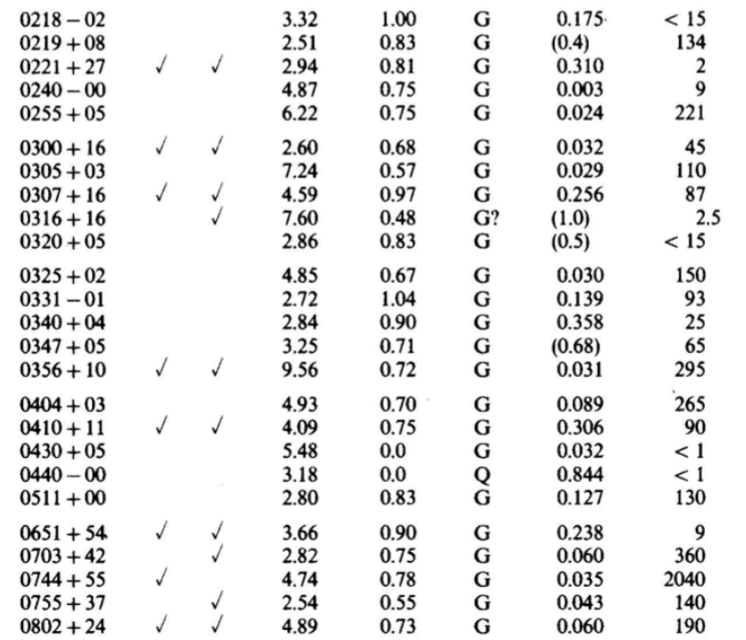
#> input picture KapahiData/image2.png, 746 x 640 px, found by its file name
$ jupyter execute --allow-errors Kapahi.ipynb
#> lines starting #> are read from the running program, lines starting #| are printed output that depends on the picture
# V. K. Kapahi

[cell 1]
import pytesseract
from PIL import Image, ImageEnhance, ImageFilter
import pandas as pd
import re

def preprocess_image(image_path):
    """Preprocess the image for better OCR accuracy."""
    image = Image.open(image_path)
#> image is the input picture: PIL image 746x640 RGBA; mean R, G, B, A 236.5, 236.5, 236.5, 255
    image = image.convert("L")  # Convert to grayscale
#> image: PIL image 746x640 L
    image = image.filter(ImageFilter.SHARPEN)  # Sharpen the image
    enhancer = ImageEnhance.Contrast(image)
    image = enhancer.enhance(2)  # Enhance contrast
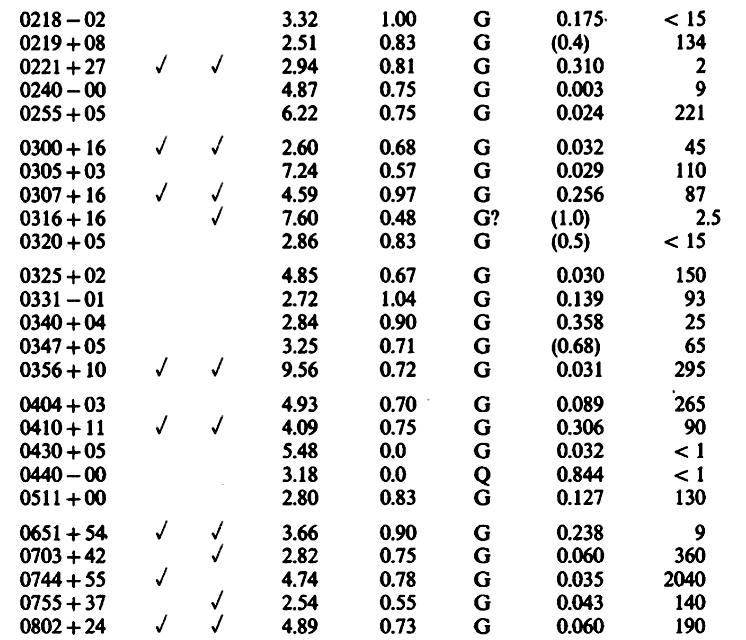
#> image: PIL image 746x640 L; min 0, max 255, mean 231
    return image

def ocr_tables_to_dataframe(image_paths):
    rows = []

    for image_path in image_paths:
        # Preprocess image
        image = preprocess_image(image_path)
        # OCR the image with specific parameters for tables
        ocr_text = pytesseract.image_to_string(image, config="--psm 6")

        print(f"OCR Text from {image_path}:")  # Debug: Print raw OCR text
        print(ocr_text)

        # Process each line of the OCR text
        for line in ocr_text.splitlines():
            print(f"Processing line: {line}")  # Debug: Print each line being processed
            # Regex to parse table rows (Source, Redshift, Angular Size, etc.)
            match = re.match(r"([\w+\-]+)\s+[\d\.]+\s+[\d\.]+\s+(G|Q)\s+([\d\.\(\)]+)\s+<?\s?([\d\.]+)", line)
            if match:
                try:
                    source = match.group(1)
                    id_type = match.group(2)  # G for Galaxy, Q for Quasar
                    redshift = float(match.group(3).replace("(", "").replace(")", ""))
                    angular_size = float(match.group(4).replace("<", "").replace(">", ""))
                    rows.append({"Source": source, "ID": id_type, "Redshift": redshift, "Angular_Size": angular_size})
                except (ValueError, AttributeError):
                    print(f"Skipping line due to error: {line}")  # Log problematic lines
                    continue

    # Create a DataFrame from the parsed rows
    return pd.DataFrame(rows)


# Paths to the image files
# Extract text from each image
image_paths = [
        # "/mnt/sda1/Dropbox/AAA_Papers_2022_Folder/AAA_CMB_HU_latest_to_git/KapahiData/image1.png",
        "/mnt/sda1/Dropbox/AAA_Papers_2022_Folder/AAA_CMB_HU_latest_to_git/KapahiData/image2.png",
        # "/mnt/sda1/Dropbox/AAA_Papers_2022_Folder/AAA_CMB_HU_latest_to_git/KapahiData/image3.png",
        # "/mnt/sda1/Dropbox/AAA_Papers_2022_Folder/AAA_CMB_HU_latest_to_git/KapahiData/image4.png",
        # "/mnt/sda1/Dropbox/AAA_Papers_2022_Folder/AAA_CMB_HU_latest_to_git/KapahiData/image5.png",
        # "/mnt/sda1/Dropbox/AAA_Papers_2022_Folder/AAA_CMB_HU_latest_to_git/KapahiData/image6.png",
        # "/mnt/sda1/Dropbox/AAA_Papers_2022_Folder/AAA_CMB_HU_latest_to_git/KapahiData/image7.png",
        # "/mnt/sda1/Dropbox/AAA_Papers_2022_Folder/AAA_CMB_HU_latest_to_git/KapahiData/image8.png",
]

# Create the DataFrame by processing the images
#> (the rest of this cell did not finish here and is left out)

[cell 2]
import pytesseract
from PIL import Image, ImageEnhance, ImageFilter
import pandas as pd


# [21 lines left out: functions preprocess_image, parse_fixed_length_columns, not called in this run]

def ocr_tables_to_dataframe(image_paths):
    rows = []

    for image_path in image_paths:
        # Preprocess image
        image = preprocess_image(image_path)
        # OCR the image with specific parameters for tables
        ocr_text = pytesseract.image_to_string(image, config="--psm 6")

        print(f"OCR Text from {image_path}:")  # Debug: Print raw OCR text
        print(ocr_text)

        # Process each line of the OCR text
        for line in ocr_text.splitlines():
            print(f"Processing line: {line}")  # Debug: Print each line being processed
            parsed_row = parse_fixed_length_columns(line)
            if parsed_row:
                rows.append(parsed_row)

    # Create a DataFrame from the parsed rows
    return pd.DataFrame(rows)

# Paths to the image files
image_paths = [
    # "/mnt/sda1/Dropbox/AAA_Papers_2022_Folder/AAA_CMB_HU_latest_to_git/KapahiData/image1.png",
    # "/mnt/sda1/Dropbox/AAA_Papers_2022_Folder/AAA_CMB_HU_latest_to_git/KapahiData/image2.png",
    # "/mnt/sda1/Dropbox/AAA_Papers_2022_Folder/AAA_CMB_HU_latest_to_git/KapahiData/image3.png",
    # "/mnt/sda1/Dropbox/AAA_Papers_2022_Folder/AAA_CMB_HU_latest_to_git/KapahiData/image4.png",
    # "/mnt/sda1/Dropbox/AAA_Papers_2022_Folder/AAA_CMB_HU_latest_to_git/KapahiData/image5.png",
    # "/mnt/sda1/Dropbox/AAA_Papers_2022_Folder/AAA_CMB_HU_latest_to_git/KapahiData/image6.png",
    # "/mnt/sda1/Dropbox/AAA_Papers_2022_Folder/AAA_CMB_HU_latest_to_git/KapahiData/image7.png",
    # "/mnt/sda1/Dropbox/AAA_Papers_2022_Folder/AAA_CMB_HU_latest_to_git/KapahiData/image8.png"
]

# Create the DataFrame by processing the images
dataframe = ocr_tables_to_dataframe(image_paths)

# Display the first few rows of the DataFrame
print(dataframe.head())

[cell 3]
import pytesseract
from PIL import Image, ImageEnhance, ImageFilter
import pandas as pd
import re

# [24 lines left out: functions preprocess_image, parse_line_with_flexibility, not called in this run]

def ocr_tables_to_dataframe(image_paths):
    rows = []

    for image_path in image_paths:
        # Preprocess image
        image = preprocess_image(image_path)
        # OCR the image with specific parameters for tables
        ocr_text = pytesseract.image_to_string(image, config="--psm 6")

        print(f"OCR Text from {image_path}:")  # Debug: Print raw OCR text
        print(ocr_text)

        # Process each line of the OCR text
        for line in ocr_text.splitlines():
            print(f"Processing line: {line}")  # Debug: Print each line being processed
            parsed_row = parse_line_with_flexibility(line)
            if parsed_row:
                rows.append(parsed_row)

    # Create a DataFrame from the parsed rows
    return pd.DataFrame(rows)

# Paths to the image files
image_paths = [
    # "/mnt/sda1/Dropbox/AAA_Papers_2022_Folder/AAA_CMB_HU_latest_to_git/KapahiData/table3.png",
    # "/mnt/sda1/Dropbox/AAA_Papers_2022_Folder/AAA_CMB_HU_latest_to_git/KapahiData/image1.png",
    # "/mnt/sda1/Dropbox/AAA_Papers_2022_Folder/AAA_CMB_HU_latest_to_git/KapahiData/image2.png",
    # "/mnt/sda1/Dropbox/AAA_Papers_2022_Folder/AAA_CMB_HU_latest_to_git/KapahiData/image3.png",
    # "/mnt/sda1/Dropbox/AAA_Papers_2022_Folder/AAA_CMB_HU_latest_to_git/KapahiData/image4.png",
    # "/mnt/sda1/Dropbox/AAA_Papers_2022_Folder/AAA_CMB_HU_latest_to_git/KapahiData/image5.png",
    # "/mnt/sda1/Dropbox/AAA_Papers_2022_Folder/AAA_CMB_HU_latest_to_git/KapahiData/image6.png",
    # "/mnt/sda1/Dropbox/AAA_Papers_2022_Folder/AAA_CMB_HU_latest_to_git/KapahiData/image7.png",
    # "/mnt/sda1/Dropbox/AAA_Papers_2022_Folder/AAA_CMB_HU_latest_to_git/KapahiData/image8.png"
]

# Create the DataFrame by processing the images
dataframe = ocr_tables_to_dataframe(image_paths)

# Display the first few rows of the DataFrame
print(dataframe)

[cell 4]
import pandas as pd
# Adjust columns and handle potential formatting issues
file_path = "/mnt/sda1/Dropbox/AAA_Papers_2022_Folder/AAA_CMB_HU_latest_to_git/KapahiData/Kapahi.txt"
columns = ["Source", "ID", "Redshift", "Angular_Size"]

# Load the cleaned data into a DataFrame
with open(file_path, 'r') as file:
#> (reads KapahiData/Kapahi.txt from the repository)
    lines = file.readlines()

# Process the lines manually to ensure proper parsing
data = []
for line in lines:
    parts = line.split(" ")
    if len(parts) == 6:  # Ensure the line has the correct number of columns
        data.append({
            "Source": parts[0],
            "Redshift": parts[1].replace("(", "").replace(")", ""),
            "Angular_Size": parts[2].replace("<", "").replace(">", ""),
            "ID": parts[3],
        })

# Create a DataFrame
dataframe = pd.DataFrame(data)

# Filter for galaxies (ID = "G")
# Create a copy of the filtered DataFrame before modifying it
galaxy_data = dataframe[dataframe["ID"] == "G"].copy()

# Convert numerical columns to float for further analysis
galaxy_data["Redshift"] = pd.to_numeric(galaxy_data["Redshift"], errors="coerce")
galaxy_data["Angular_Size"] = pd.to_numeric(galaxy_data["Angular_Size"], errors="coerce")
galaxy_data = galaxy_data[galaxy_data.Redshift <15]

# Display the filtered DataFrame to the user
# Display the DataFrame using pandas
print(galaxy_data)

[cell 5]
import pandas as pd
# Adjust columns and handle potential formatting issues
file_path = "/mnt/sda1/Dropbox/AAA_Papers_2022_Folder/AAA_CMB_HU_latest_to_git/KapahiData/Kapahi_table3.txt"
columns = ["Source", "Angular_Size", "BestAngularSize"]

# Load the cleaned data into a DataFrame
with open(file_path, 'r') as file:
#> (reads KapahiData/Kapahi_table3.txt from the repository)
    lines = file.readlines()

# Process the lines manually to ensure proper parsing
data = []
for line in lines:
    parts = line.split(" ")
    if len(parts) == 3:  # Ensure the line has the correct number of columns
        data.append({
            "Source": parts[0],
            "Angular_Size": parts[1],
            "Best_Angular_Size": parts[2],
        })

# Create a DataFrame
df = pd.DataFrame(data)

# Convert numerical columns to float for further analysis
df["Angular_Size"] = pd.to_numeric(df["Angular_Size"], errors="coerce")
df["Best_Angular_Size"] = pd.to_numeric(df["Best_Angular_Size"], errors="coerce")

# Display the filtered DataFrame to the user
# Display the DataFrame using pandas
print(df)

[cell 6]
galaxy_data.plot("Redshift")
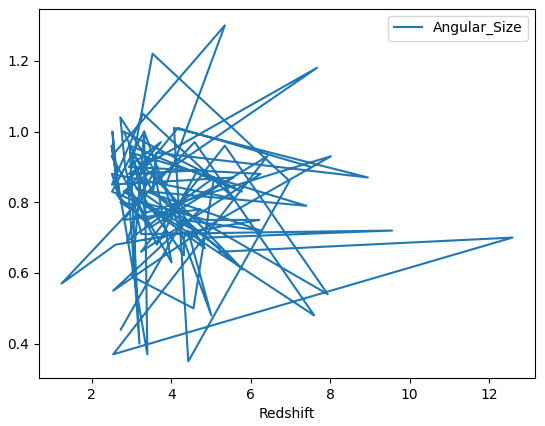
#> figure drawn by matplotlib, 1 panel

[cell 7]
import pandas as pd
import matplotlib.pyplot as plt

# Define a function to extract and organize the data from the tables in the document

# Define a function to bin the data by redshift and calculate medians
def bin_and_calculate_medians(df, bin_size):
    df['Bin'] = (df['Redshift'] / bin_size).astype(int) * bin_size
    grouped = df.groupby('Bin')['Angular_Size'].median()
    return grouped

# Define a function to plot the data
def plot_data(grouped_data):
    plt.figure(figsize=(10, 6))
    plt.plot(grouped_data.index, grouped_data.values, marker='o', linestyle='-', label='Median Angular Size')
    plt.xlabel('Redshift (z)')
    plt.ylabel('Median Angular Size (arcsec)')
    plt.title('Median Angular Size vs. Redshift')
    plt.grid(True)
    plt.legend()
    plt.show()
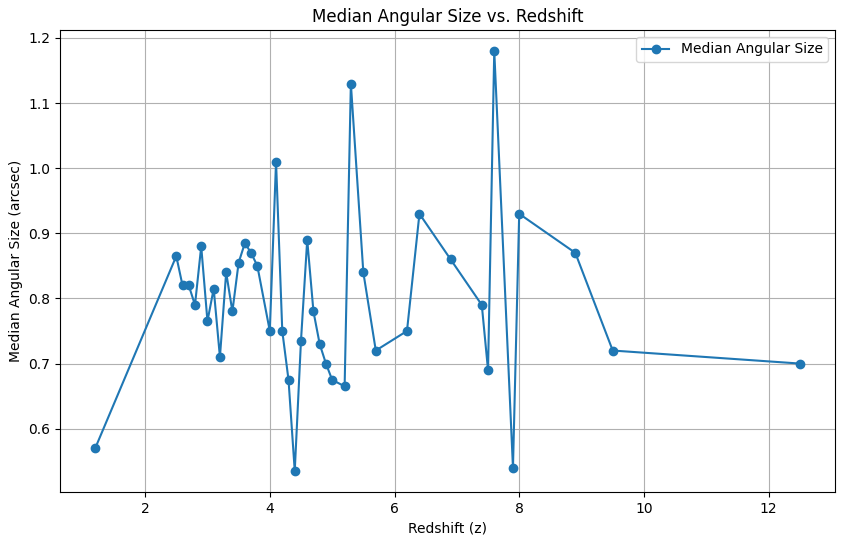
#> figure drawn by matplotlib, 1 panel; curve peaks at x = 7.6, y = 1.18

# Main function to execute the workflow

# Step 1: Extract data
df = galaxy_data

# Step 2: Bin data and calculate medians
bin_size = 0.1
grouped_data = bin_and_calculate_medians(df, bin_size)

# Step 3: Plot the data
plot_data(grouped_data)

[cell 8]
import pytesseract
from PIL import Image, ImageEnhance, ImageFilter
# Reload the newly uploaded image and perform OCR
image_path = "/mnt/sda1/Dropbox/AAA_Papers_2022_Folder/AAA_CMB_HU_latest_to_git/KapahiData/table3.png"
image = Image.open(image_path)
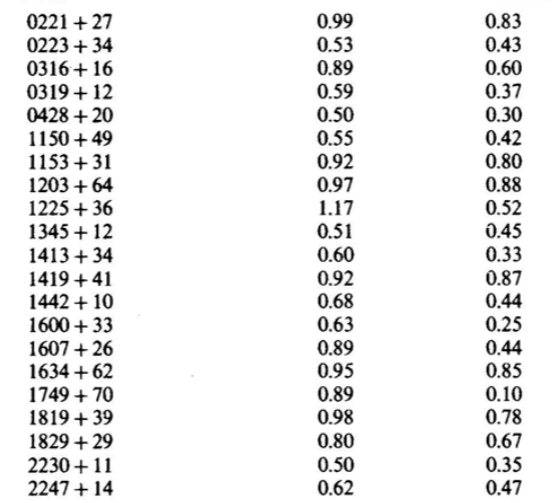
#> input picture KapahiData/table3.png, 559 x 503 px, found by its file name
#> image is the input picture: PIL image 559x503 RGBA; mean R, G, B, A 239.3, 239.3, 239.3, 255

# Perform OCR with the appropriate configuration
#> (the rest of this cell did not finish here and is left out)
